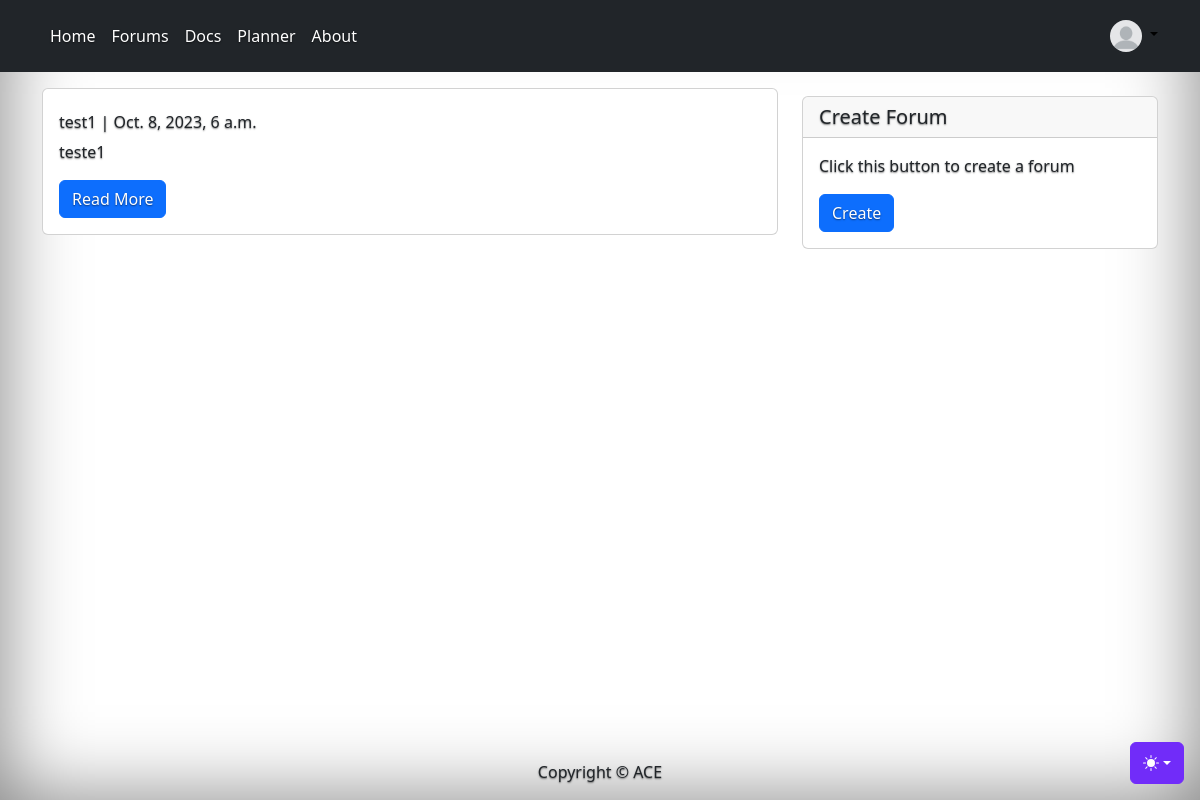
Before: /forum_index with the older database file.
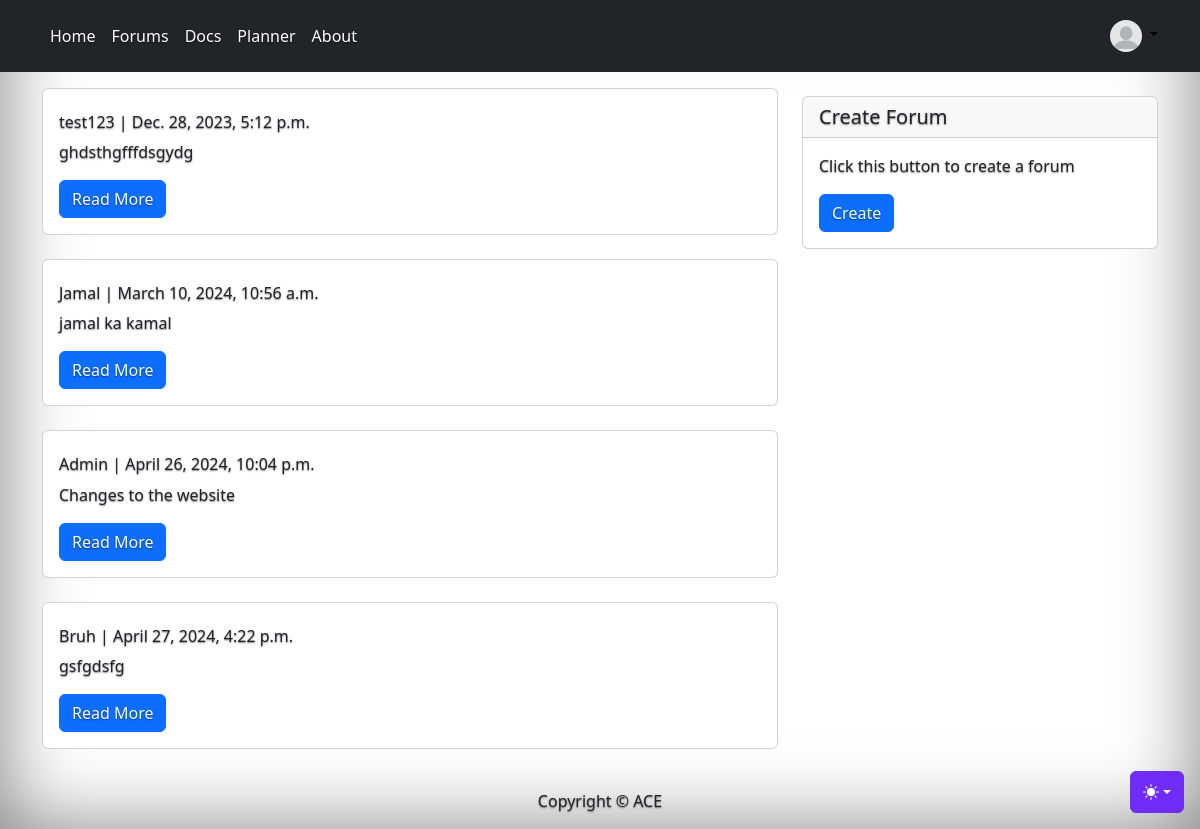
After: the same page with the newer database file.
### home/models.py (models this page shows, shortened)
class Forum(models.Model):
    name = models.CharField(max_length=122)
    topic = models.CharField(max_length=122)
    created_at = models.DateTimeField(auto_now_add=True, null=True)
    category = models.CharField(max_length=122)
    body = models.CharField(max_length=122)
    mail = models.CharField(max_length=100, null=True)

### home/views.py (the view)
# urls.py: path("forum_index", views.forum_index, name='forum_index'),
def forum_index(request):
    forum_list = Forum.objects.all()
    return render(request, 'forum_index.html', {'forum_list':forum_list})

### templates/forum_index.html (shortened to what this page needs)
{% extends "base.html" %}
{% block content %}
<div class="container">
    <div class="row">
        <div class="col-md-8 mt-3 left">
            {% for forums in forum_list %}
            <div class="card mb-4">
                <div class="card-body">
                    <p class="card-text h6">{{ forums.name }} | {{ forums.created_at }} </p>
                    <p class="card-text">{{forums.body|slice:":200" }}</p>
                     <a class='btn btn-primary' href="post_detail/{{forums.id}}">Read More</a>
                </div>
            </div>
            {% endfor %}
        </div>
        {% block sidebar %}
        <div class="col-md-4 float-right">
            <div class="card my-4">
                    <h5 class="card-header">Create Forum</h5>
                    <div class="card-body">
                    <p class="card-text"> Click this button to create a forum </p>
                    <a href="c_forum" class="btn btn-primary">Create</a>
                    </div>
            </div>
        </div>
        {% endblock sidebar %}
    </div>
</div>
{%endblock%}

### templates/base.html (shortened to what this page needs)
<!DOCTYPE html>
<html lang="en" class="h-100" data-bs-theme="auto">
    <head>
        <link rel="stylesheet" href="https://maxcdn.bootstrapcdn.com/bootstrap/4.0.0/css/bootstrap.min.css"
 />
        <link rel="stylesheet" href="/static/css/style.css">
        <link rel="stylesheet" href="https://cdn.jsdelivr.net/npm/@docsearch/css@3">
        <link href="/static/css/bootstrap.min.css" rel="stylesheet">
        <link href="/static/css/headers.css" rel="stylesheet">
        <link href="/static/css/cover.css" rel="stylesheet">
        <link href="/static/css/style.css" rel="stylesheet">
    </head>
    <body class="d-flex flex-column min-vh-100">
      <div class="dropdown position-fixed bottom-0 end-0 mb-3 me-3 bd-mode-toggle">
        <button class="btn btn-bd-primary py-2 dropdown-toggle d-flex align-items-center"
                id="bd-theme"
                type="button"
                aria-expanded="false"
                data-bs-toggle="dropdown"
                aria-label="Toggle theme (auto)">
          <svg class="bi my-1 theme-icon-active" width="1em" height="1em"><use href="#circle-half"></use></svg>
        </button>
      </div>
    <main>
        <header class="p-3 bg-dark">
            <div class="container">
                <div class="d-flex flex-wrap align-items-center justify-content-center justify-content-lg-start">
                    <ul class="nav col-12 col-lg-auto me-lg-auto mb-2 justify-content-center mb-md-0">
                    <li><a href="/home" class="nav-link px-2 text-white">Home</a></li>
                    <li><a href="/forum_index" class="nav-link px-2 text-white">Forums</a></li>
                    <li><a href="/docs" class="nav-link px-2 text-white">Docs</a></li>
                    <li><a href="/planner" class="nav-link px-2 text-white">Planner</a></li>
                    <li><a href="/about" class="nav-link px-2 text-white">About</a></li>
                    </ul>
                    <div class="dropdown text-end">
                    <a href="#" class="d-block link-body-emphasis text-decoration-none dropdown-toggle" data-bs-toggle="dropdown" aria-expanded="false">
                        <img src="/static/img/blankprofile.jfif" alt="mdo" width="32" height="32" class="rounded-circle">
                    </a>
                    </div>
                </div>
            </div>
        </header>
    </main>
      {% block content %}
      {% endblock content %}
    <footer class="mt-auto py-3">
        <p class="m-0 text-center ">Copyright &copy; ACE</p>
    </footer>
  </body>
</html>

### static/css/cover.css (style rules this page uses)
body { text-shadow: 0 .05rem .1rem rgba(0, 0, 0, .5); box-shadow: inset 0 0 5rem rgba(0, 0, 0, .5); }

### templates/base.html (style rules this page uses)
.bi { vertical-align: -.125em; fill: currentColor; }
.btn-bd-primary { --bd-violet-bg: #712cf9; --bd-violet-rgb: 112.520718, 44.062154, 249.437846; --bs-btn-font-weight: 600; --bs-btn-color: var(--bs-white); --bs-btn-bg: var(--bd-violet-bg); --bs-btn-border-color: var(--bd-violet-bg); --bs-btn-hover-color: var(--bs-white); --bs-btn-hover-bg: #6528e0; --bs-btn-hover-border-color: #6528e0; --bs-btn-focus-shadow-rgb: var(--bd-violet-rgb); --bs-btn-active-color: var(--bs-btn-hover-color); --bs-btn-active-bg: #5a23c8; --bs-btn-active-border-color: #5a23c8; }
.bd-mode-toggle { z-index: 1500; }

Changed rows visible on the page:
removed Forum: name "test1", created_at "Oct. 8, 2023, 6 a.m.", body "teste1"
added Forum: name "test123", created_at "Dec. 28, 2023, 5:12 p.m.", body "ghdsthgfffdsgydg"
added Forum: name "Jamal", created_at "March 10, 2024, 10:56 a.m.", body "jamal ka kamal"
added Forum: name "Admin", created_at "April 26, 2024, 10:04 p.m.", body "Changes to the website"
added Forum: name "Bruh", created_at "April 27, 2024, 4:22 p.m.", body "gsfgdsfg"
